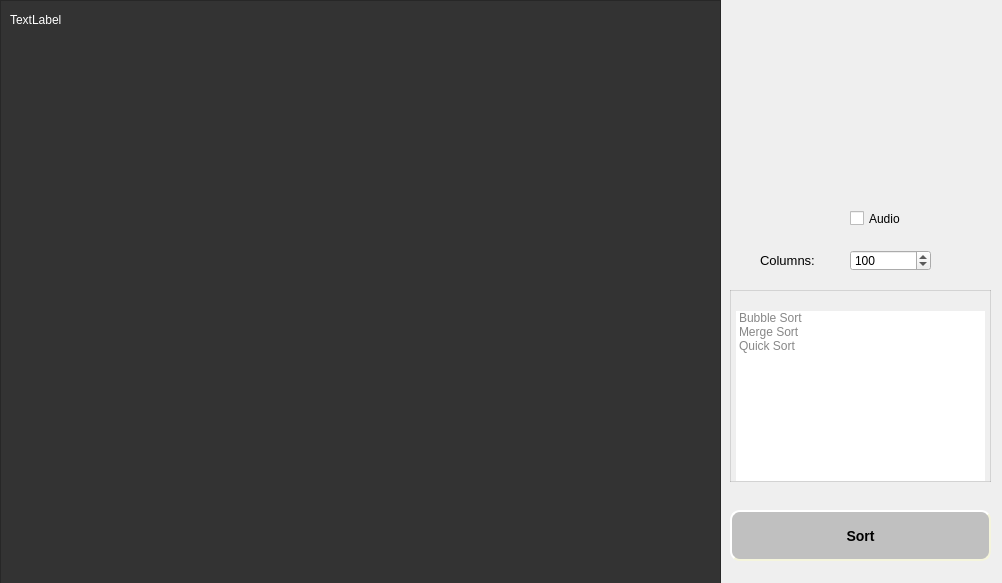
<?xml version="1.0" encoding="UTF-8"?>
<ui version="4.0">
 <class>MainWindow</class>
 <widget class="QMainWindow" name="MainWindow">
  <property name="geometry">
   <rect>
    <x>0</x>
    <y>0</y>
    <width>1002</width>
    <height>583</height>
   </rect>
  </property>
  <property name="windowTitle">
   <string>MainWindow</string>
  </property>
  <property name="styleSheet">
   <string notr="true"/>
  </property>
  <widget class="QWidget" name="centralWidget">
   <widget class="QGraphicsView" name="sortingBackground">
    <property name="geometry">
     <rect>
      <x>0</x>
      <y>0</y>
      <width>721</width>
      <height>591</height>
     </rect>
    </property>
    <property name="styleSheet">
     <string notr="true">background-color:#333333</string>
    </property>
   </widget>
   <widget class="QListWidget" name="algorithmList">
    <property name="geometry">
     <rect>
      <x>730</x>
      <y>290</y>
      <width>261</width>
      <height>192</height>
     </rect>
    </property>
    <property name="styleSheet">
     <string notr="true">border: 1px solid rgba(0,0,0,30);
padding-top: 20px;
padding-left: 5px;
padding-right: 5px;
color: rgba(0,0,0,120);
font: 87 14pt &quot;Roboto Light&quot;;</string>
    </property>
    <item>
     <property name="text">
      <string>Bubble Sort</string>
     </property>
    </item>
    <item>
     <property name="text">
      <string>Merge Sort</string>
     </property>
    </item>
    <item>
     <property name="text">
      <string>Quick Sort</string>
     </property>
    </item>
   </widget>
   <widget class="QPushButton" name="sortButton">
    <property name="geometry">
     <rect>
      <x>730</x>
      <y>510</y>
      <width>261</width>
      <height>51</height>
     </rect>
    </property>
    <property name="styleSheet">
     <string notr="true">QPushButton#sortButton{
    background-color: silver;
    border-style: outset;
    border-width: 2px;
    border-radius: 10px;
    border-color: beige;
    font: bold 14px;
    min-width: 10em;
    padding: 6px;
}
QPushButton#sortButton:pressed {
    background-color:#AAA2A0
    border-style: inset;
}</string>
    </property>
    <property name="text">
     <string>Sort</string>
    </property>
   </widget>
   <widget class="QLabel" name="algorithmLabel">
    <property name="geometry">
     <rect>
      <x>10</x>
      <y>10</y>
      <width>251</width>
      <height>20</height>
     </rect>
    </property>
    <property name="styleSheet">
     <string notr="true">font: 87 14pt &quot;Roboto Light&quot;;
color:white;</string>
    </property>
    <property name="text">
     <string>TextLabel</string>
    </property>
   </widget>
   <widget class="QSpinBox" name="columnAmount">
    <property name="geometry">
     <rect>
      <x>850</x>
      <y>250</y>
      <width>81</width>
      <height>21</height>
     </rect>
    </property>
    <property name="minimum">
     <number>1</number>
    </property>
    <property name="maximum">
     <number>500</number>
    </property>
    <property name="singleStep">
     <number>50</number>
    </property>
    <property name="value">
     <number>100</number>
    </property>
   </widget>
   <widget class="QLabel" name="label">
    <property name="geometry">
     <rect>
      <x>760</x>
      <y>250</y>
      <width>61</width>
      <height>21</height>
     </rect>
    </property>
    <property name="font">
     <font>
      <pointsize>10</pointsize>
     </font>
    </property>
    <property name="text">
     <string>Columns:</string>
    </property>
   </widget>
   <widget class="QCheckBox" name="audioBox">
    <property name="geometry">
     <rect>
      <x>850</x>
      <y>210</y>
      <width>70</width>
      <height>17</height>
     </rect>
    </property>
    <property name="text">
     <string>Audio</string>
    </property>
   </widget>
  </widget>
 </widget>
 <layoutdefault spacing="6" margin="11"/>
 <resources/>
 <connections/>
</ui>
